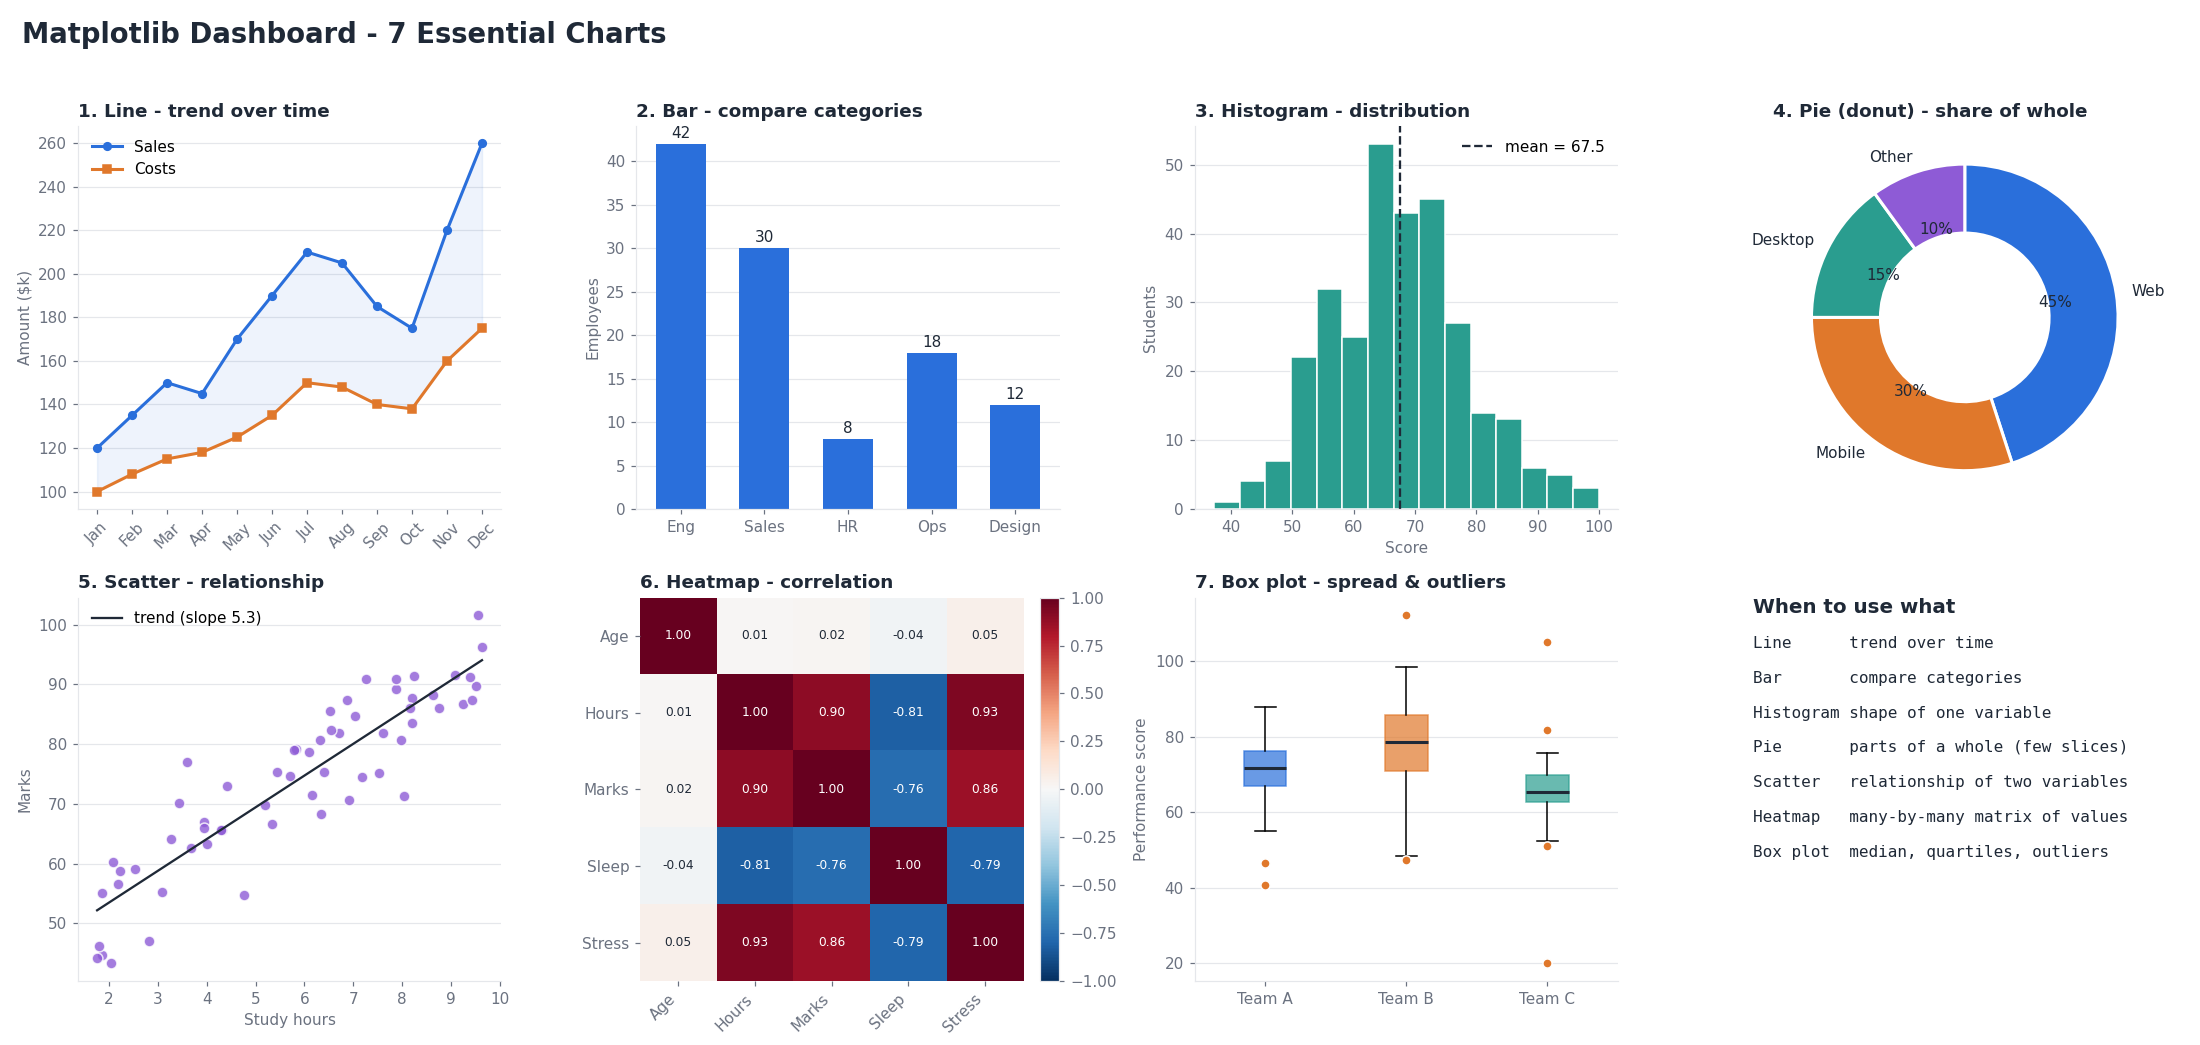

Python code for this plot:
"""Dashboard of 7 core matplotlib charts, built with subplots on sample data.

Run:  python vibe_graphs.py   -> saves vibe_graphs.png (and opens a window if possible)
"""
import os

import matplotlib

if os.environ.get("MPLBACKEND") is None and not os.environ.get("DISPLAY") and os.uname().sysname != "Darwin":
    matplotlib.use("Agg")

import matplotlib.pyplot as plt
import numpy as np

# ---------- sample data (seeded so output is reproducible) ----------
rng = np.random.default_rng(42)

months = ["Jan", "Feb", "Mar", "Apr", "May", "Jun", "Jul", "Aug", "Sep", "Oct", "Nov", "Dec"]
sales = np.array([120, 135, 150, 145, 170, 190, 210, 205, 185, 175, 220, 260])
costs = np.array([100, 108, 115, 118, 125, 135, 150, 148, 140, 138, 160, 175])

depts = ["Eng", "Sales", "HR", "Ops", "Design"]
headcount = [42, 30, 8, 18, 12]

exam_scores = rng.normal(loc=68, scale=12, size=300).clip(0, 100)

market_share = {"Web": 45, "Mobile": 30, "Desktop": 15, "Other": 10}

hours = rng.uniform(1, 10, 60)
marks = 45 + 5 * hours + rng.normal(0, 6, 60)

features = ["Age", "Hours", "Marks", "Sleep", "Stress"]
data = np.column_stack([
    rng.normal(25, 4, 100),
])
hours_s = rng.uniform(1, 10, 100)
marks_s = 45 + 5 * hours_s + rng.normal(0, 6, 100)
sleep = 9 - 0.4 * hours_s + rng.normal(0, 0.8, 100)
stress = 2 + 0.5 * hours_s - 0.3 * sleep + rng.normal(0, 0.7, 100)
corr = np.corrcoef(np.vstack([data[:, 0], hours_s, marks_s, sleep, stress]))

groups = {
    "Team A": rng.normal(70, 8, 80),
    "Team B": rng.normal(78, 14, 80),
    "Team C": np.append(rng.normal(65, 6, 78), [105, 20]),  # two outliers
}

# ---------- palette (fixed order, one colour per entity) ----------
C = ["#2a6fdb", "#e0782b", "#2a9d8f", "#8e5bd6", "#c9a227"]
INK, MUTED, GRID = "#1f2937", "#6b7280", "#e5e7eb"

plt.rcParams.update({
    "axes.edgecolor": GRID, "axes.labelcolor": MUTED, "axes.titlecolor": INK,
    "xtick.color": MUTED, "ytick.color": MUTED, "axes.spines.top": False,
    "axes.spines.right": False, "axes.titleweight": "bold", "axes.titlesize": 12,
    "axes.titlelocation": "left", "font.size": 10,
})


def style(ax, ylabel=None, xlabel=None):
    ax.grid(axis="y", color=GRID, linewidth=0.8)
    ax.set_axisbelow(True)
    if ylabel:
        ax.set_ylabel(ylabel)
    if xlabel:
        ax.set_xlabel(xlabel)


fig, axes = plt.subplots(2, 4, figsize=(20, 9.5))
fig.suptitle("Matplotlib Dashboard - 7 Essential Charts", fontsize=18, fontweight="bold",
             color=INK, x=0.01, ha="left")
ax_line, ax_bar, ax_hist, ax_pie, ax_sc, ax_heat, ax_box, ax_note = axes.flat

# 1) LINE - trend over time
ax_line.plot(months, sales, color=C[0], lw=2, marker="o", ms=5, label="Sales")
ax_line.plot(months, costs, color=C[1], lw=2, marker="s", ms=5, label="Costs")
ax_line.fill_between(months, costs, sales, color=C[0], alpha=0.08)
ax_line.set_title("1. Line - trend over time")
style(ax_line, "Amount ($k)")
ax_line.tick_params(axis="x", labelrotation=45)
ax_line.legend(frameon=False)

# 2) BAR - compare categories
bars = ax_bar.bar(depts, headcount, color=C[0], width=0.6)
ax_bar.bar_label(bars, color=INK, padding=2)
ax_bar.set_title("2. Bar - compare categories")
style(ax_bar, "Employees")

# 3) HISTOGRAM - distribution of one variable
ax_hist.hist(exam_scores, bins=15, color=C[2], edgecolor="white")
ax_hist.axvline(exam_scores.mean(), color=INK, ls="--", lw=1.5,
                label=f"mean = {exam_scores.mean():.1f}")
ax_hist.set_title("3. Histogram - distribution")
style(ax_hist, "Students", "Score")
ax_hist.legend(frameon=False)

# 4) PIE - parts of a whole
ax_pie.pie(market_share.values(), labels=market_share.keys(), colors=C[:4],
           autopct="%1.0f%%", startangle=90, counterclock=False,
           wedgeprops={"width": 0.45, "edgecolor": "white", "linewidth": 2},
           textprops={"color": INK})
ax_pie.set_title("4. Pie (donut) - share of whole")

# 5) SCATTER - relationship between 2 variables
ax_sc.scatter(hours, marks, color=C[3], alpha=0.8, edgecolor="white", s=50)
slope, intercept = np.polyfit(hours, marks, 1)
xs = np.linspace(hours.min(), hours.max(), 50)
ax_sc.plot(xs, slope * xs + intercept, color=INK, lw=1.5, label=f"trend (slope {slope:.1f})")
ax_sc.set_title("5. Scatter - relationship")
style(ax_sc, "Marks", "Study hours")
ax_sc.legend(frameon=False)

# 6) HEATMAP - matrix of values (correlation)
im = ax_heat.imshow(corr, cmap="RdBu_r", vmin=-1, vmax=1)
ax_heat.set_xticks(range(len(features)), features, rotation=45, ha="right")
ax_heat.set_yticks(range(len(features)), features)
for i in range(len(features)):
    for j in range(len(features)):
        ax_heat.text(j, i, f"{corr[i, j]:.2f}", ha="center", va="center", fontsize=8,
                     color="white" if abs(corr[i, j]) > 0.6 else INK)
ax_heat.set_title("6. Heatmap - correlation")
ax_heat.spines[:].set_visible(False)
fig.colorbar(im, ax=ax_heat, fraction=0.046, pad=0.04)

# 7) BOX PLOT - spread, median, outliers
bp = ax_box.boxplot(list(groups.values()), tick_labels=list(groups.keys()), patch_artist=True,
                    medianprops={"color": INK, "linewidth": 2},
                    flierprops={"marker": "o", "markerfacecolor": C[1], "markeredgecolor": "white"})
for patch, color in zip(bp["boxes"], C):
    patch.set(facecolor=color, alpha=0.7, edgecolor=color)
ax_box.set_title("7. Box plot - spread & outliers")
style(ax_box, "Performance score")

# Cheat sheet panel
ax_note.axis("off")
ax_note.text(0, 1, "When to use what\n", fontsize=13, fontweight="bold", color=INK, va="top")
ax_note.text(0, 0.9, (
    "Line      trend over time\n\n"
    "Bar       compare categories\n\n"
    "Histogram shape of one variable\n\n"
    "Pie       parts of a whole (few slices)\n\n"
    "Scatter   relationship of two variables\n\n"
    "Heatmap   many-by-many matrix of values\n\n"
    "Box plot  median, quartiles, outliers"
), fontsize=10.5, color=INK, va="top", family="monospace")

fig.tight_layout(rect=(0, 0, 1, 0.96))

if __name__ == "__main__":
    out = os.path.join(os.path.dirname(os.path.abspath(__file__)), "vibe_graphs.png")
    fig.savefig(out, dpi=110)
    print(f"saved {out}")
    plt.show()
